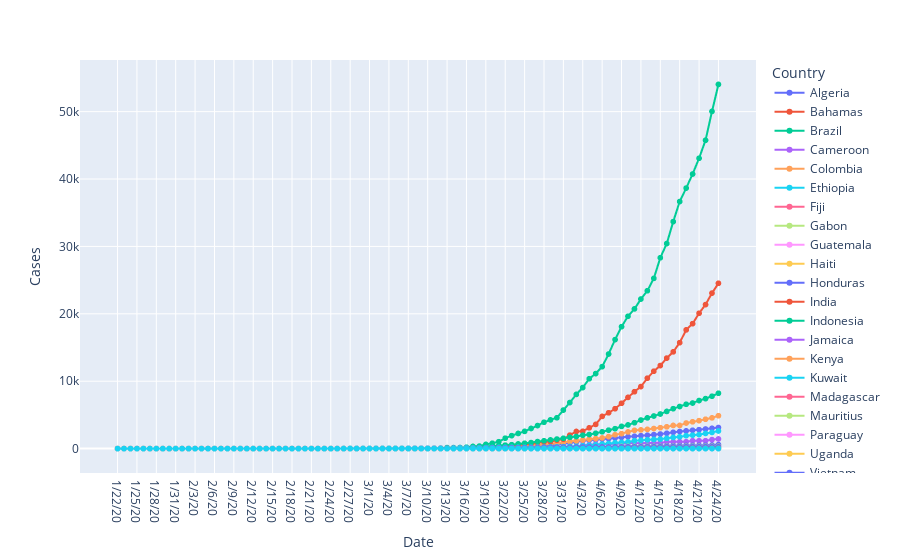

Here is the notebook cell this chart was saved with:
### Markdown cell above
En el grupo B, países con temperatura entre los 11 y 22 grados, la mayoría se encuentran abajo de 23 000 casos, excepto los países de: Irán con 88 194, Italia con 192 994 y España con 219 764, éste último presenta una pendiente pronunciada, lo cual nos indica que crece de manera acelerada. 

En el grupo A, los casos que se presentan son menores a 160 000 y los del grupo B se acerca un poco a los 23 000.

### Code cell
group_c = df.loc[df['Country'].isin(['Indonesia', 'India', 'Brazil', 'Algeria', 'Ethiopia', 'Kenya', 
                                     'Democratic_Republic_of_the_Congo', 'Mozambique', 'Madagascar', 'Myanmar', 
                                     'Vietnam', 'Saudi_Arabia', 'French_Polynesia', 'Colombia', 
                                     'Central_African_Republic', 'Cameroon', 'Uganda', 
                                     'United_Republic_of_Tanzania', 'Congo', 'Laos', 'Yemen', 
                                     'Papua_New_Guinea', 'Paraguay', 'Gabon', 'Fiji', 'Guatemala', 'Honduras', 
                                     'Timor_Leste', 'Kuwait', 'Bahamas', 'Dominican_Republic', 'Haiti', 
                                     'Jamaica', 'Belize', 'El_Salvador', 'Costa_Rica', 'Sao_Tome_and_Principe', 
                                     'Equatorial_Guinea', 'Puerto_Rico', 'Mauritius', 'Dominica'])]

fig = px.line(group_c, x="Date", y="Cases", text="Cases", color="Country")
fig.show()
